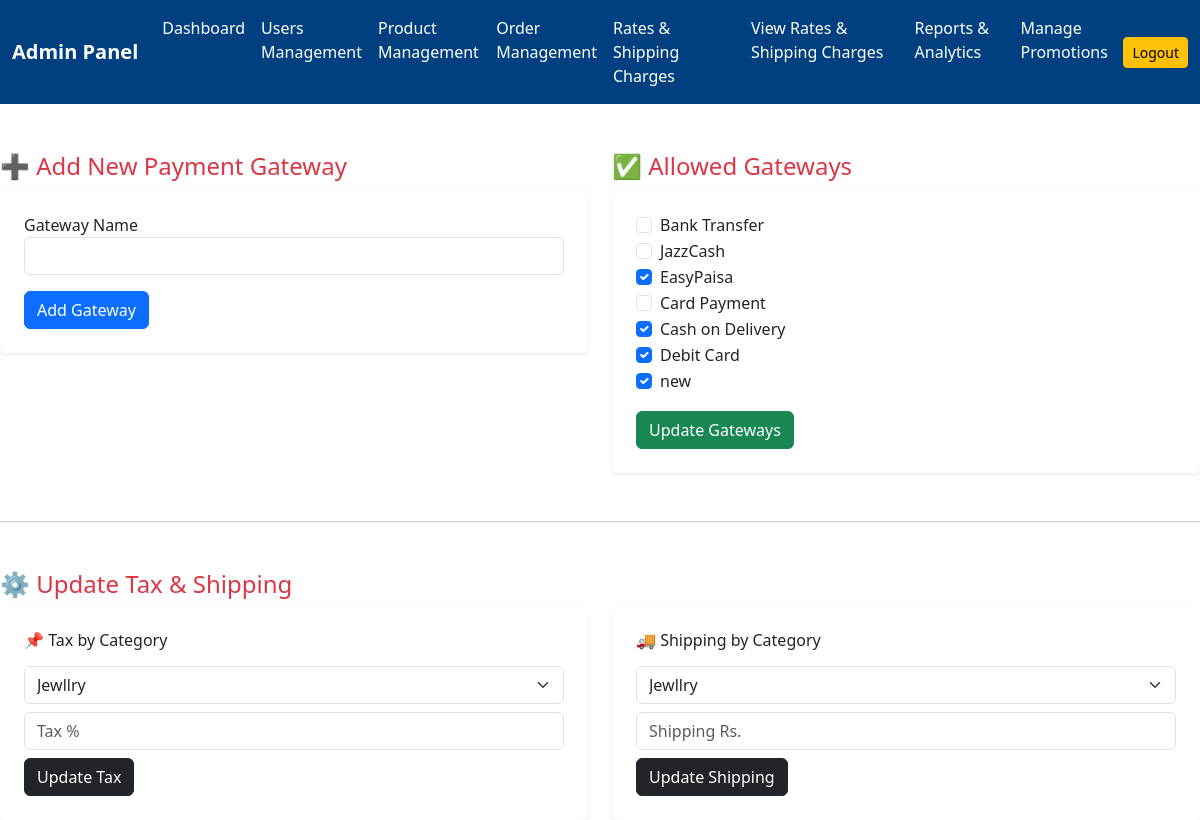
The page /admin_manage_rates.php (signed in) on the database its author committed.
### tables this page shows
CREATE TABLE `payment_gateways` (
  `id` int(11) NOT NULL,
  `gateway_name` varchar(100) NOT NULL,
  `allowed` tinyint(1) DEFAULT 0
);

### admin_manage_rates.php (the view, shortened to what this page needs)
<?php
include 'connection.php';
?>
<!DOCTYPE html>
<html>
<head>
  <link href="https://cdn.jsdelivr.net/npm/bootstrap@5.3.0/dist/css/bootstrap.min.css" rel="stylesheet">
</head>
<body>
<?php include('includes/navbar_admin.php'); ?>
  <div class="row mt-5">
    <div class="col-md-6">
      <h4 class="text-danger">➕ Add New Payment Gateway</h4>
      <form method="post" class="bg-white p-4 rounded shadow-sm">
        <label>Gateway Name</label>
        <input type="text" name="gateway_name" class="form-control mb-3" required>
        <button type="submit" name="add_gateway" class="btn btn-primary">Add Gateway</button>
      </form>
    </div>
    <div class="col-md-6">
      <h4 class="text-danger">✅ Allowed Gateways</h4>
      <form method="post" class="bg-white p-4 rounded shadow-sm">
        <?php
        $gateways = $conn->query("SELECT * FROM payment_gateways");
        while ($g = $gateways->fetch_assoc()) {
        ?>
          <div class="form-check">
            <input class="form-check-input" type="checkbox" name="gateway[<?php echo $g['id']; ?>]" <?php if ($g['allowed']) echo 'checked'; ?>>
            <label class="form-check-label"><?php echo $g['gateway_name']; ?></label>
          </div>
        <?php } ?>
        <button type="submit" name="update_gateway" class="btn btn-success mt-3">Update Gateways</button>
      </form>
    </div>
  </div>
  <hr class="my-5">
  <h4 class="text-danger">⚙️ Update Tax & Shipping</h4>
  <div class="row">
    <div class="col-md-6">
      <form method="post" class="bg-white p-4 rounded shadow-sm">
        <h6 class="mb-3">📌 Tax by Category</h6>
        <select name="category" class="form-select mb-2" required>
          <?php
          $cats = $conn->query("SELECT DISTINCT category FROM product");
          while ($c = $cats->fetch_assoc()) echo "<option value='{$c['category']}'>{$c['category']}</option>";
          ?>
        </select>
        <input type="number" name="tax" class="form-control mb-2" placeholder="Tax %" required>
        <button name="update_tax" class="btn btn-dark">Update Tax</button>
      </form>
    </div>
    <div class="col-md-6">
      <form method="post" class="bg-white p-4 rounded shadow-sm">
        <h6 class="mb-3">🚚 Shipping by Category</h6>
        <select name="category" class="form-select mb-2" required>
          <?php
          $cats = $conn->query("SELECT DISTINCT category FROM product");
          while ($c = $cats->fetch_assoc()) echo "<option value='{$c['category']}'>{$c['category']}</option>";
          ?>
        </select>
        <input type="number" name="shipping_fee" class="form-control mb-2" placeholder="Shipping Rs." required>
        <button name="update_shipping" class="btn btn-dark">Update Shipping</button>
      </form>
    </div>
  </div>
</body>
</html>

### admin_manage_rates.php (style rules this page uses)
body { background: #fff0f5; }

### rows shown on the page
payment_gateways: gateway_name "Bank Transfer"
payment_gateways: gateway_name "JazzCash"
payment_gateways: allowed "☑", gateway_name "EasyPaisa"
payment_gateways: gateway_name "Card Payment"
payment_gateways: allowed "☑", gateway_name "Cash on Delivery"
payment_gateways: allowed "☑", gateway_name "Debit Card"
payment_gateways: allowed "☑", gateway_name "new"

### other values the page prints
form field category "Jewllry"
